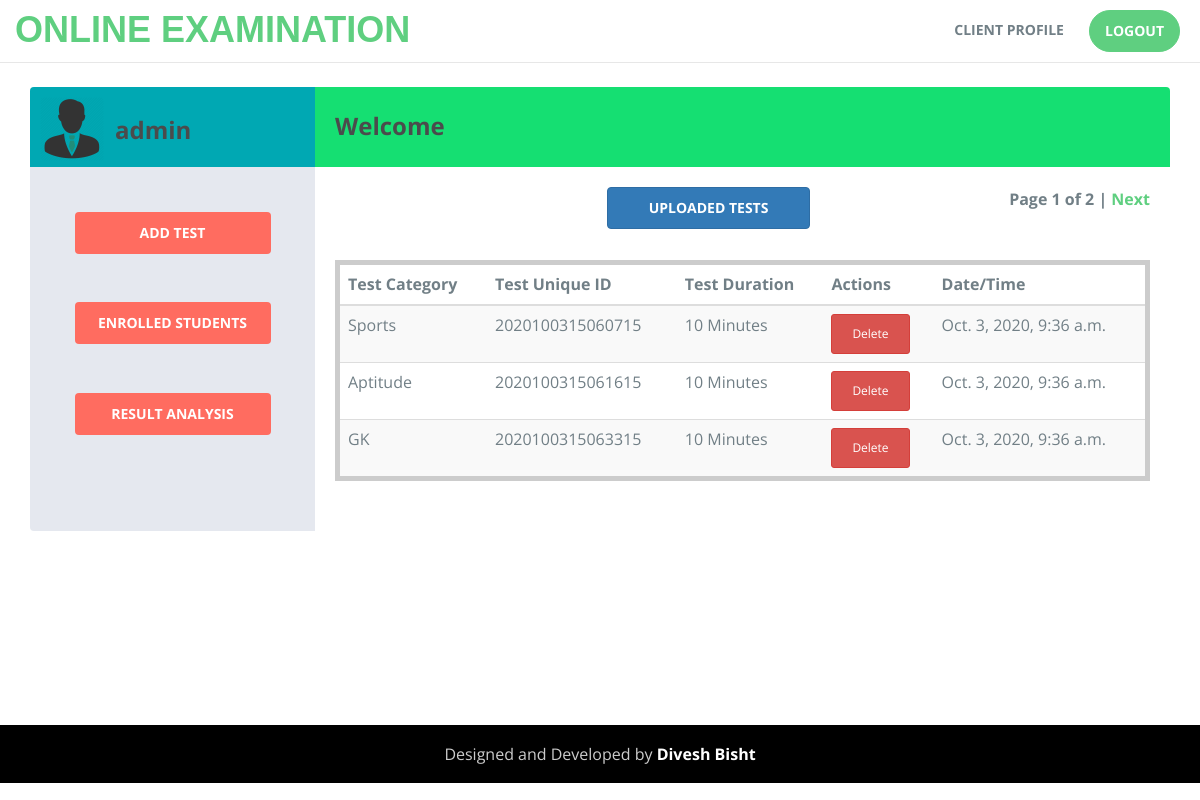
/clienthome (signed in), run on the app's committed database.
### myapp/models.py (models this page shows, shortened)
class clientProfile(models.Model):
    name = models.CharField(max_length=50)
    email = models.CharField(max_length=120, unique=True)
    contactNumber = models.CharField(max_length=15)
    pwd = models.CharField(max_length=80)
    date = models.DateTimeField(default=timezone.now, blank=True)

class testDetail(models.Model):
    test_id = models.CharField(max_length=50, unique=True)
    client_id = models.CharField(max_length=100, default=0)
    testtitle = models.CharField(max_length=250)
    testduration = models.CharField(max_length=30)
    date = models.DateTimeField(default=timezone.now, blank=True)

### myapp/views.py (the view)
# urls.py: path('clienthome', views.clienthome, name='clienthome'),
def clienthome(request):
	try:
		if request.session.has_key('user_id'):
			uid = request.session['user_id']
			try:
				clientobj = clientProfile.objects.get(pk=uid)
				testinfo_list = testDetail.objects.filter(client_id=uid)
				paginator = Paginator(testinfo_list, 3) # Show 3 tests per page
				page = request.GET.get('page')
				try:
					testinfo = paginator.page(page)
				except PageNotAnInteger:
					testinfo = paginator.page(1)
				except EmptyPage:
					testinfo = paginator.page(paginator.num_pages)
				return render(request, 'myapp/clienthome.html', {'client_id': clientobj, 'test': testinfo})
			except clientProfile.DoesNotExist:
				return HttpResponse("User not found")
		else:
			return render(request, 'myapp/index.html')
	except:
		return HttpResponse("Something went wrong")

### myapp/templates/myapp/clienthome.html (shortened to what this page needs)
<!DOCTYPE html> {% load static %}
<html lang="en">
<head>
    <link rel="stylesheet" href="https://maxcdn.bootstrapcdn.com/bootstrap/3.3.7/css/bootstrap.min.css"
>
    <link rel="stylesheet" href="{% static 'css/style1.css' %}" type="text/css" />
</head>
<body style="height: 100%">
    <div style="min-height: 87.6%">
        <nav class="navbar navbar-default navbar-static-top">
            <div class="container">
                <div class="navbar-header">
                    <a class="navbar-brand" href="/">ONLINE EXAMINATION</a>
                </div>
                <div class="collapse navbar-collapse" id="myNavbar">
                    <ul class="nav navbar-nav navbar-right">
                        <li><a href="/clienthome">CLIENT PROFILE</a></li>
                        <li class="btn-trial"><a href="/clientlogout">LOGOUT</a></li>
                    </ul>
                </div>
            </div>
        </nav>
        <br>
        <div class="container">
            <div class="mail-box">
                <aside class="sm-side">
                    <div class="user-head">
                        <a class="inbox-avatar" href="javascript:;">
                              <img  width="64" hieght="60" src="{% static 'img/business.png' %}">
                          </a>
                        <div class="user-name">
                            <h3>{{ client_id.name }}</h3>
                        </div>
                    </div>
                    <br>
                    <div class="inbox-body">
                        <a href="/addtest" title="Compose" class="btn btn-compose">ADD TEST</a><br><br><br>
                        <a href="/studentinfo" title="Compose" class="btn btn-compose">ENROLLED STUDENTS</a><br><br><br>
                        <a href="/studentmarks" title="Compose" class="btn btn-compose">RESULT ANALYSIS</a><br>
                    </div>
                </aside>
                <aside class="lg-side">
                    <div class="inbox-head">
                        <h3><b>Welcome</b></h3>
                    </div>
                    <div class="inbox-body">
                        <div class="mail-option">
                            <div class="btn btn-primary col-sm-3 col-sm-offset-4"> <b> UPLOADED TESTS </b></div>
                            <div style="text-align: right;font-weight: bolder">
                                <span class="current">
                            Page {{ test.number }} of {{ test.paginator.num_pages }} |
                            </span> {% if test.has_next %}
                                <a href="?page={{ test.next_page_number }}"> Next</a> {% endif %}
                            </div>
                            <br><br>
                            <table class="table table-striped" style="max-height: 400px;overflow: auto;border:5px solid #ccc">
                                <thead>
                                    <tr>
                                        <th>Test Category</th>
                                        <th>Test Unique ID</th>
                                        <th> Test Duration </th>
                                        <th>Actions</th>
                                        <th> Date/Time </th>
                                    </tr>
                                </thead>
                                <tbody>
                                    {% for tests in test %}
                                    <tr>
                                        <td>{{ tests.testtitle }}</td>
                                        <td>{{ tests.test_id }}</td>
                                        <td>{{ tests.testduration }} Minutes</td>
                                        <td>
                                            <form action="{% url 'deletetest' tests.id %}" method="post" style="display: inline;">
                                                <button type="submit" class="btn btn-danger btn-xs"> Delete </button>
                                            </form>
                                        </td>
                                        <td>{{ tests.date }}</td>
                                    </tr>
                                    {% endfor %}
                                </tbody>
                            </table>
                        </div>
                    </div>
                </aside>
            </div>
        </div>
    </div>
    <br>
    <center>
        <footer id="footer" class="footer" style="padding: 17px 0">
            <div class="credits">
                Designed and Developed by <a href="/"><b>Divesh Bisht</b></a><br>
            </div>
        </footer>
    </center>
</body>
</html>

### static/css/style1.css (style rules this page uses)
html { height: 100%; width: 100%; }
body { min-height: 100%; }
body { font-size: 15px; line-height: 1.52; color: #717f86; font-size: 16px; font-family: 'Open Sans', sans-serif; font-weight: 400; }
ol, ul { list-style: none; }
table { border-collapse: collapse; border-spacing: 0; }
h1, h2, h3, h4, h5, h6 { font-family: Open Sans, sans-serif; font-weight: 700; color: #4B4B4C; }
a { color: #5fcf80; }
.mail-box { border-collapse: collapse; border-spacing: 0; display: table; table-layout: fixed; width: 100%; }
.mail-box aside { display: table-cell; float: none; padding: 0; vertical-align: top; }
.mail-box .sm-side { background: none repeat scroll 0 0 #e5e8ef; border-radius: 4px 0 0 4px; width: 25%; }
.mail-box .lg-side { background: none repeat scroll 0 0 #fff; border-radius: 0 4px 4px 0; width: 75%; }
.mail-box .sm-side .user-head { background: none repeat scroll 0 0 #00a8b3; border-radius: 4px 0 0; color: #fff; min-height: 80px; padding: 10px; }
.user-head .inbox-avatar { float: left; width: 65px; }
.user-head .inbox-avatar img { border-radius: 4px; }
.user-head .user-name { display: inline-block; margin: 0 0 0 10px; }
.inbox-body { padding: 20px; }
.btn-compose { background: none repeat scroll 0 0 #ff6c60; color: #fff; padding: 12px 0; margin: 0 10%; text-align: center; width: 80%; font-weight: bolder; text-align: center; }
.inbox-head { background: none repeat scroll 0 0 #15df72; border-radius: 0 4px 0 0; color: #fff; min-height: 80px; padding: 20px; }
.inbox-head h3 { display: inline-block; font-weight: 300; margin: 0; padding-top: 6px; }
.mail-option { display: inline-block; margin-bottom: 10px; width: 100%; }
.navbar-default .navbar-brand { color: #5FCF80; }
.navbar-default { background-color: #fff; }
.navbar-default .navbar-nav > li > a { color: #717f86; font-size: 14px; font-weight: 700; }
.navbar-nav > li > a { padding: 0px; margin: 10px 5px; padding: 10px 15px; }
.btn-trial a { background-color: #5FCF80; border-radius: 25px; color: #ffffff !important; border: 1px solid #5FCF80; }
.navbar-default .navbar-brand { font-family: 'Dosis', sans-serif !important; font-weight: 700; text-transform: uppercase; padding: 0px; height: inherit; font-size: 36px; margin: 20px 0px; }
.navbar { margin-bottom: 0px; }
.footer { background: #000; color: #ccc; }
.footer a { color: #fff; }
.btn { padding: 10px 20px; }

### data on the page
clientProfile: name "admin"
testDetail: testtitle "Sports", test_id "2020100315060715", testduration "10", date "Oct. 3, 2020, 9:36 a.m."
testDetail: testtitle "Aptitude", test_id "2020100315061615", testduration "10", date "Oct. 3, 2020, 9:36 a.m."
testDetail: testtitle "GK", test_id "2020100315063315", testduration "10", date "Oct. 3, 2020, 9:36 a.m."

### other printed values
{{ test.number }} "1"
{{ test.paginator.num_pages }} "2"
